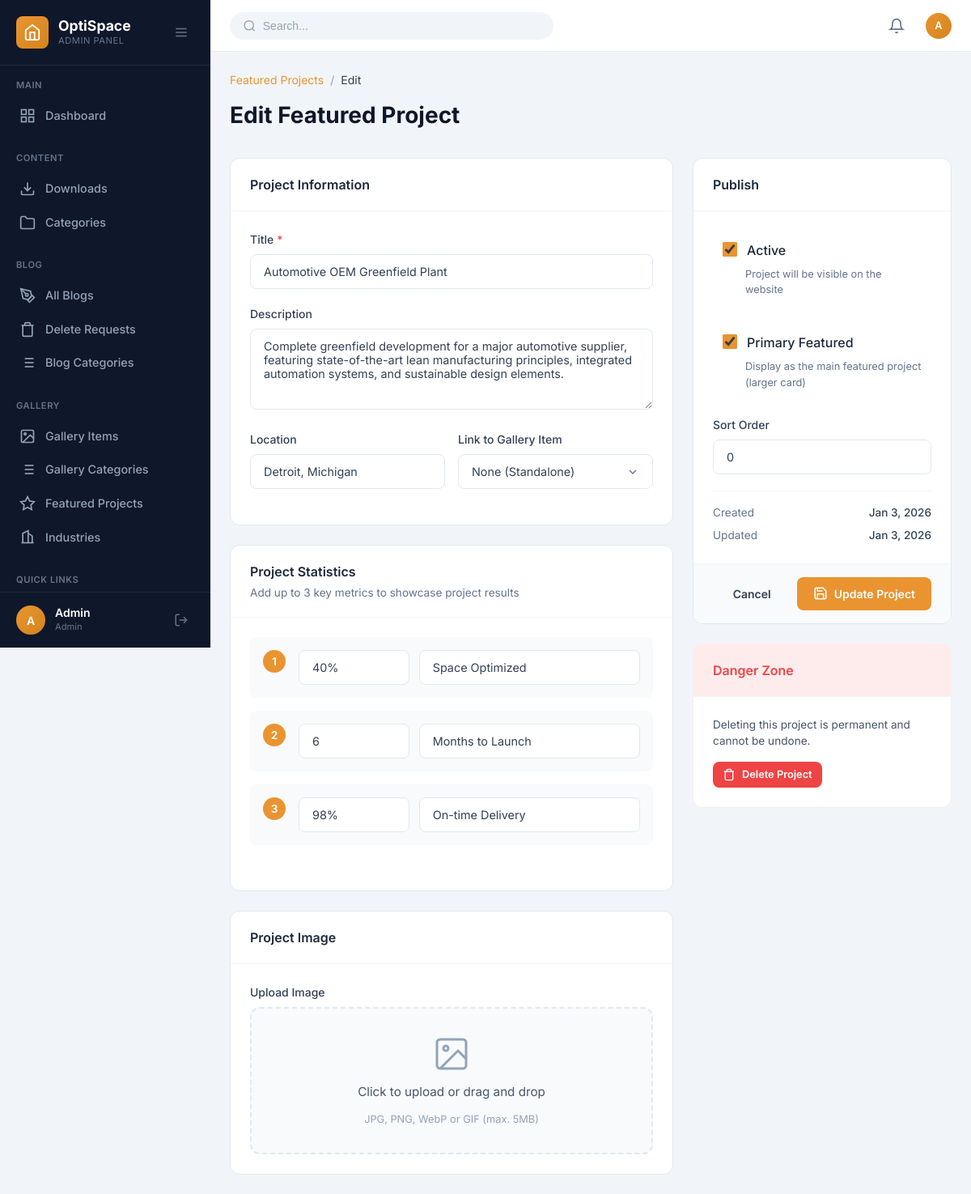
The page /admin/featured-project-edit.php?id=1 (signed in) on the database its author committed.
### tables this page shows
CREATE TABLE IF NOT EXISTS featured_projects (
    id INT AUTO_INCREMENT PRIMARY KEY,
    gallery_item_id INT DEFAULT NULL,
    title VARCHAR(255) NOT NULL,
    description TEXT DEFAULT NULL,
    image_path VARCHAR(500) DEFAULT NULL,
    location VARCHAR(255) DEFAULT NULL,
    stat_1_value VARCHAR(50) DEFAULT NULL,
    stat_1_label VARCHAR(100) DEFAULT NULL,
    stat_2_value VARCHAR(50) DEFAULT NULL,
    stat_2_label VARCHAR(100) DEFAULT NULL,
    stat_3_value VARCHAR(50) DEFAULT NULL,
    stat_3_label VARCHAR(100) DEFAULT NULL,
    is_primary TINYINT(1) DEFAULT 0,
    is_active TINYINT(1) DEFAULT 1,
    sort_order INT DEFAULT 0,
    created_by INT DEFAULT NULL,
    created_at TIMESTAMP DEFAULT CURRENT_TIMESTAMP,
    updated_at TIMESTAMP DEFAULT CURRENT_TIMESTAMP ON UPDATE CURRENT_TIMESTAMP,
    FOREIGN KEY (gallery_item_id) REFERENCES gallery_items(id) ON DELETE SET NULL,
    FOREIGN KEY (created_by) REFERENCES admin_users(id) ON DELETE SET NULL
);

### admin/featured-project-edit.php (the view, shortened to what this page needs)
<?php
$conn = getDBConnection();
$projectId = isset($_GET['id']) ? (int)$_GET['id'] : 0;
$stmt = $conn->prepare("SELECT * FROM featured_projects WHERE id = ?");
$stmt->bind_param("i", $projectId);
$stmt->execute();
$project = $stmt->get_result()->fetch_assoc();
include __DIR__ . '/includes/header.php';
?>
<div class="page-header">
    <div class="page-title-section">
        <nav class="breadcrumb">
            <a href="featured-projects.php">Featured Projects</a>
            <span class="separator">/</span>
            <span>Edit</span>
        </nav>
        <h1 class="page-title">Edit Featured Project</h1>
    </div>
</div>
<form method="POST" enctype="multipart/form-data" class="admin-form">
    <div class="form-layout">
        <div class="form-main">
            <div class="form-card">
                <div class="form-card-header">
                    <h2>Project Information</h2>
                </div>
                <div class="form-card-body">
                    <div class="form-group">
                        <label for="title" class="form-label required">Title</label>
                        <input type="text" id="title" name="title" class="form-input" value="<?php echo htmlspecialchars($project['title']); ?>" placeholder="e.g., Automotive OEM Greenfield Plant" required>
                    </div>
                    <div class="form-group">
                        <label for="description" class="form-label">Description</label>
                        <textarea id="description" name="description" class="form-textarea" rows="4" placeholder="Detailed description of the project transformation..."><?php echo htmlspecialchars($project['description']); ?></textarea>
                    </div>
                    <div class="form-row">
                        <div class="form-group">
                            <label for="location" class="form-label">Location</label>
                            <input type="text" id="location" name="location" class="form-input" value="<?php echo htmlspecialchars($project['location']); ?>" placeholder="e.g., Detroit, Michigan">
                        </div>
                        <div class="form-group">
                            <label for="gallery_item_id" class="form-label">Link to Gallery Item</label>
                            <select id="gallery_item_id" name="gallery_item_id" class="form-select">
                                <option value="">None (Standalone)</option>
                            </select>
                        </div>
                    </div>
                </div>
            </div>
            <div class="form-card">
                <div class="form-card-header">
                    <h2>Project Statistics</h2>
                    <p class="form-card-subtitle">Add up to 3 key metrics to showcase project results</p>
                </div>
                <div class="form-card-body">
                    <div class="stats-grid">
                        <div class="stat-input-group">
                            <span class="stat-number">1</span>
                            <div class="stat-inputs">
                                <input type="text" name="stat_1_value" class="form-input" value="<?php echo htmlspecialchars($project['stat_1_value']); ?>" placeholder="Value (e.g., 40%)">
                                <input type="text" name="stat_1_label" class="form-input" value="<?php echo htmlspecialchars($project['stat_1_label']); ?>" placeholder="Label (e.g., Space Optimized)">
                            </div>
                        </div>
                        <div class="stat-input-group">
                            <span class="stat-number">2</span>
                            <div class="stat-inputs">
                                <input type="text" name="stat_2_value" class="form-input" value="<?php echo htmlspecialchars($project['stat_2_value']); ?>" placeholder="Value (e.g., 6)">
                                <input type="text" name="stat_2_label" class="form-input" value="<?php echo htmlspecialchars($project['stat_2_label']); ?>" placeholder="Label (e.g., Months to Launch)">
                            </div>
                        </div>
                        <div class="stat-input-group">
                            <span class="stat-number">3</span>
                            <div class="stat-inputs">
                                <input type="text" name="stat_3_value" class="form-input" value="<?php echo htmlspecialchars($project['stat_3_value']); ?>" placeholder="Value (e.g., 98%)">
                                <input type="text" name="stat_3_label" class="form-input" value="<?php echo htmlspecialchars($project['stat_3_label']); ?>" placeholder="Label (e.g., On-time Delivery)">
                            </div>
                        </div>
                    </div>
                </div>
            </div>
            <div class="form-card">
                <div class="form-card-header">
                    <h2>Project Image</h2>
                </div>
                <div class="form-card-body">
                    <div class="form-group">
                        <label class="form-label"><?php echo $project['image_path'] ? 'Replace Image' : 'Upload Image'; ?></label>
                        <div class="file-upload-area" id="imageUploadArea">
                            <div class="upload-placeholder">
                                <svg viewBox="0 0 24 24" fill="none" stroke="currentColor" stroke-width="1.5">
                                    <rect x="3" y="3" width="18" height="18" rx="2" ry="2"/>
                                    <circle cx="8.5" cy="8.5" r="1.5"/>
                                    <polyline points="21 15 16 10 5 21"/>
                                </svg>
                                <span>Click to upload or drag and drop</span>
                                <small>JPG, PNG, WebP or GIF (max. 5MB)</small>
                            </div>
                        </div>
                    </div>
                </div>
            </div>
        </div>
        <div class="form-sidebar">
            <div class="form-card">
                <div class="form-card-header">
                    <h2>Publish</h2>
                </div>
                <div class="form-card-body">
                    <div class="form-group">
                        <label class="checkbox-label">
                            <input type="checkbox" name="is_active" value="1" <?php echo $project['is_active'] ? 'checked' : ''; ?>>
                            <span class="checkbox-text">Active</span>
                            <span class="checkbox-description">Project will be visible on the website</span>
                        </label>
                    </div>
                    <div class="form-group">
                        <label class="checkbox-label">
                            <input type="checkbox" name="is_primary" value="1" <?php echo $project['is_primary'] ? 'checked' : ''; ?>>
                            <span class="checkbox-text">Primary Featured</span>
                            <span class="checkbox-description">Display as the main featured project (larger card)</span>
                        </label>
                    </div>
                    <div class="form-group">
                        <label for="sort_order" class="form-label">Sort Order</label>
                        <input type="number" id="sort_order" name="sort_order" class="form-input" value="<?php echo htmlspecialchars($project['sort_order']); ?>" min="0">
                    </div>
                    <div class="item-meta">
                        <div class="meta-item">
                            <span class="meta-label">Created</span>
                            <span class="meta-value"><?php echo date('M j, Y', strtotime($project['created_at'])); ?></span>
                        </div>
                        <div class="meta-item">
                            <span class="meta-label">Updated</span>
                            <span class="meta-value"><?php echo date('M j, Y', strtotime($project['updated_at'])); ?></span>
                        </div>
                    </div>
                </div>
                <div class="form-card-footer">
                    <a href="featured-projects.php" class="btn btn-ghost">Cancel</a>
                    <button type="submit" class="btn btn-primary">
                        <svg viewBox="0 0 24 24" fill="none" stroke="currentColor" stroke-width="2">
                            <path d="M19 21H5a2 2 0 0 1-2-2V5a2 2 0 0 1 2-2h11l5 5v11a2 2 0 0 1-2 2z"/>
                            <polyline points="17 21 17 13 7 13 7 21"/>
                            <polyline points="7 3 7 8 15 8"/>
                        </svg>
                        Update Project
                    </button>
                </div>
            </div>
            <div class="form-card danger-zone">
                <div class="form-card-header">
                    <h2>Danger Zone</h2>
                </div>
                <div class="form-card-body">
                    <p>Deleting this project is permanent and cannot be undone.</p>
                    <a href="featured-projects.php?delete=<?php echo $project['id']; ?>" class="btn btn-danger btn-sm" onclick="return confirm('Are you sure you want to delete this featured project? This action cannot be undone.');">
                        <svg viewBox="0 0 24 24" fill="none" stroke="currentColor" stroke-width="2">
                            <polyline points="3 6 5 6 21 6"/>
                            <path d="M19 6v14a2 2 0 0 1-2 2H7a2 2 0 0 1-2-2V6m3 0V4a2 2 0 0 1 2-2h4a2 2 0 0 1 2 2v2"/>
                        </svg>
                        Delete Project
                    </a>
                </div>
            </div>
        </div>
    </div>
</form>
<?php include __DIR__ . '/includes/footer.php'; ?>

### admin/assets/css/admin.css (style rules this page uses)
:root { --admin-primary: #E99431; --admin-primary-dark: #d4851c; --admin-primary-light: rgba(233, 148, 49, 0.1); --admin-dark: #1E293B; --admin-dark-light: #334155; --admin-gray-900: #0F172A; --admin-gray-800: #1E293B; --admin-gray-700: #334155; --admin-gray-600: #475569; --admin-gray-500: #64748B; --admin-gray-400: #94A3B8; --admin-gray-300: #CBD5E1; --admin-gray-200: #E2E8F0; --admin-gray-100: #F1F5F9; --admin-gray-50: #F8FAFC; --admin-white: #FFFFFF; --admin-success: #10B981; --admin-success-light: rgba(16, 185, 129, 0.1); --admin-warning: #F59E0B; --admin-warning-light: rgba(245, 158, 11, 0.1); --admin-danger: #EF4444; --admin-danger-light: rgba(239, 68, 68, 0.1); --admin-info: #3B82F6; --admin-info-light: rgba(59, 130, 246, 0.1); --sidebar-width: 260px; --sidebar-collapsed-width: 70px; --sidebar-bg: var(--admin-gray-900); --sidebar-text: var(--admin-gray-400); --sidebar-active: var(--admin-primary); --header-height: 64px; --header-bg: var(--admin-white); --shadow-sm: 0 1px 2px rgba(0, 0, 0, 0.05); --shadow-md: 0 4px 6px -1px rgba(0, 0, 0, 0.1); --shadow-lg: 0 10px 15px -3px rgba(0, 0, 0, 0.1); --shadow-xl: 0 20px 25px -5px rgba(0, 0, 0, 0.1); --radius-sm: 4px; --radius-md: 8px; --radius-lg: 12px; --radius-xl: 16px; --radius-full: 9999px; --transition-fast: 0.15s ease; --transition-normal: 0.3s ease; }
*, *::before, *::after { box-sizing: border-box; margin: 0; padding: 0; }
html { font-size: 16px; -webkit-font-smoothing: antialiased; -moz-osx-font-smoothing: grayscale; }
body.admin-body { font-family: 'Inter', -apple-system, BlinkMacSystemFont, 'Segoe UI', Roboto, sans-serif; background: var(--admin-gray-100); color: var(--admin-gray-700); line-height: 1.5; min-height: 100vh; }
a { color: inherit; text-decoration: none; }
button { font-family: inherit; cursor: pointer; border: none; background: none; }
.page-header { display: flex; align-items: center; justify-content: space-between; margin-bottom: 2rem; flex-wrap: wrap; gap: 1rem; }
.page-title-section { display: flex; flex-direction: column; gap: 0.25rem; }
.page-title { font-size: 1.75rem; font-weight: 700; color: var(--admin-gray-900); }
.btn { display: inline-flex; align-items: center; justify-content: center; gap: 0.5rem; padding: 0.625rem 1.25rem; font-size: 0.875rem; font-weight: 600; border-radius: var(--radius-md); transition: all var(--transition-fast); cursor: pointer; border: none; }
.btn svg { width: 18px; height: 18px; }
.btn-primary { background: var(--admin-primary); color: var(--admin-white); }
.btn-danger { background: var(--admin-danger); color: var(--admin-white); }
.btn-sm { padding: 0.375rem 0.75rem; font-size: 0.8rem; }
.btn-sm svg { width: 16px; height: 16px; }
.stats-grid { display: grid; grid-template-columns: repeat(4, 1fr); gap: 1.5rem; margin-bottom: 2rem; }
.form-group { margin-bottom: 1.25rem; }
.form-label { display: block; font-size: 0.875rem; font-weight: 600; color: var(--admin-gray-700); margin-bottom: 0.5rem; }
.form-select { appearance: none; background-repeat: no-repeat; background-position: right 0.75rem center; background-size: 16px; padding-right: 2.5rem; }
.form-row { display: grid; grid-template-columns: repeat(2, 1fr); gap: 1rem; }
@media (max-width: 1280px) { .stats-grid { grid-template-columns: repeat(2, 1fr); } }
.file-upload-area { position: relative; border: 2px dashed var(--admin-gray-300); border-radius: 8px; padding: 2rem; text-align: center; background: var(--admin-gray-50); transition: all 0.3s ease; cursor: pointer; }

### rows shown on the page
featured_projects: title "Automotive OEM Greenfield Plant", description "Complete greenfield development for a major automotive supplier, featuring state-of-the-art lean manufacturing principles, integrated automation systems, and sustainable design elements.", location "Detroit, Michigan", stat_1_value "40%", stat_1_label "Space Optimized", stat_2_value "6", stat_2_label "Months to Launch", stat_3_value "98%", stat_3_label "On-time Delivery", is_active "☑", is_primary "☑", sort_order "0", created_at "Jan 3, 2026", updated_at "Jan 3, 2026"

### other values the page prints
substr($admin['full_name'] ?? 'A', 0, 1) "A"
$admin['full_name'] "Admin"
str_replace('_', ' ', $admin['role'] ?? 'Admin') "Admin"
